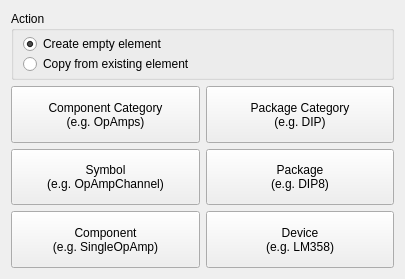
<?xml version="1.0" encoding="UTF-8"?>
<ui version="4.0">
 <class>librepcb::library::editor::NewElementWizardPage_ChooseType</class>
 <widget class="QWizardPage" name="librepcb::library::editor::NewElementWizardPage_ChooseType">
  <property name="geometry">
   <rect>
    <x>0</x>
    <y>0</y>
    <width>405</width>
    <height>279</height>
   </rect>
  </property>
  <property name="windowTitle">
   <string>Choose Element Type</string>
  </property>
  <property name="title">
   <string>Choose Element Type</string>
  </property>
  <property name="subTitle">
   <string>First of all, you need to choose what type of library element you want to create.</string>
  </property>
  <layout class="QGridLayout" name="gridLayout">
   <item row="1" column="0">
    <widget class="QToolButton" name="btnComponentCategory">
     <property name="sizePolicy">
      <sizepolicy hsizetype="MinimumExpanding" vsizetype="MinimumExpanding">
       <horstretch>0</horstretch>
       <verstretch>0</verstretch>
      </sizepolicy>
     </property>
     <property name="toolTip">
      <string>Used to categorize symbols, components and devices</string>
     </property>
     <property name="text">
      <string>Component Category
(e.g. OpAmps)</string>
     </property>
     <property name="icon">
      <iconset>
       <normaloff>:/img/places/folder.png</normaloff>:/img/places/folder.png</iconset>
     </property>
     <property name="iconSize">
      <size>
       <width>48</width>
       <height>48</height>
      </size>
     </property>
     <property name="toolButtonStyle">
      <enum>Qt::ToolButtonTextBesideIcon</enum>
     </property>
    </widget>
   </item>
   <item row="1" column="1">
    <widget class="QToolButton" name="btnPackageCategory">
     <property name="sizePolicy">
      <sizepolicy hsizetype="MinimumExpanding" vsizetype="MinimumExpanding">
       <horstretch>0</horstretch>
       <verstretch>0</verstretch>
      </sizepolicy>
     </property>
     <property name="toolTip">
      <string>Used to categorize packages</string>
     </property>
     <property name="text">
      <string>Package Category
(e.g. DIP)</string>
     </property>
     <property name="icon">
      <iconset>
       <normaloff>:/img/places/folder_green.png</normaloff>:/img/places/folder_green.png</iconset>
     </property>
     <property name="iconSize">
      <size>
       <width>48</width>
       <height>48</height>
      </size>
     </property>
     <property name="toolButtonStyle">
      <enum>Qt::ToolButtonTextBesideIcon</enum>
     </property>
    </widget>
   </item>
   <item row="2" column="0">
    <widget class="QToolButton" name="btnSymbol">
     <property name="sizePolicy">
      <sizepolicy hsizetype="MinimumExpanding" vsizetype="MinimumExpanding">
       <horstretch>0</horstretch>
       <verstretch>0</verstretch>
      </sizepolicy>
     </property>
     <property name="toolTip">
      <string>Contains the graphical elements which are added to schematics</string>
     </property>
     <property name="text">
      <string>Symbol
(e.g. OpAmpChannel)</string>
     </property>
     <property name="icon">
      <iconset>
       <normaloff>:/img/library/symbol.png</normaloff>:/img/library/symbol.png</iconset>
     </property>
     <property name="iconSize">
      <size>
       <width>48</width>
       <height>48</height>
      </size>
     </property>
     <property name="toolButtonStyle">
      <enum>Qt::ToolButtonTextBesideIcon</enum>
     </property>
    </widget>
   </item>
   <item row="2" column="1">
    <widget class="QToolButton" name="btnPackage">
     <property name="sizePolicy">
      <sizepolicy hsizetype="MinimumExpanding" vsizetype="MinimumExpanding">
       <horstretch>0</horstretch>
       <verstretch>0</verstretch>
      </sizepolicy>
     </property>
     <property name="toolTip">
      <string>Contains the footprints and 3D models which are added to boards</string>
     </property>
     <property name="text">
      <string>Package
(e.g. DIP8)</string>
     </property>
     <property name="icon">
      <iconset>
       <normaloff>:/img/library/package.png</normaloff>:/img/library/package.png</iconset>
     </property>
     <property name="iconSize">
      <size>
       <width>48</width>
       <height>48</height>
      </size>
     </property>
     <property name="toolButtonStyle">
      <enum>Qt::ToolButtonTextBesideIcon</enum>
     </property>
    </widget>
   </item>
   <item row="3" column="0">
    <widget class="QToolButton" name="btnComponent">
     <property name="sizePolicy">
      <sizepolicy hsizetype="MinimumExpanding" vsizetype="MinimumExpanding">
       <horstretch>0</horstretch>
       <verstretch>0</verstretch>
      </sizepolicy>
     </property>
     <property name="toolTip">
      <string>Represents the generic parts which are added to schematics</string>
     </property>
     <property name="text">
      <string>Component
(e.g. SingleOpAmp)</string>
     </property>
     <property name="icon">
      <iconset>
       <normaloff>:/img/library/component.png</normaloff>:/img/library/component.png</iconset>
     </property>
     <property name="iconSize">
      <size>
       <width>48</width>
       <height>48</height>
      </size>
     </property>
     <property name="toolButtonStyle">
      <enum>Qt::ToolButtonTextBesideIcon</enum>
     </property>
    </widget>
   </item>
   <item row="3" column="1">
    <widget class="QToolButton" name="btnDevice">
     <property name="sizePolicy">
      <sizepolicy hsizetype="MinimumExpanding" vsizetype="MinimumExpanding">
       <horstretch>0</horstretch>
       <verstretch>0</verstretch>
      </sizepolicy>
     </property>
     <property name="toolTip">
      <string>Represents the concrete parts which are added to boards and are exported to the BOM</string>
     </property>
     <property name="text">
      <string>Device
(e.g. LM358)</string>
     </property>
     <property name="icon">
      <iconset>
       <normaloff>:/img/library/device.png</normaloff>:/img/library/device.png</iconset>
     </property>
     <property name="iconSize">
      <size>
       <width>48</width>
       <height>48</height>
      </size>
     </property>
     <property name="toolButtonStyle">
      <enum>Qt::ToolButtonTextBesideIcon</enum>
     </property>
    </widget>
   </item>
   <item row="0" column="0" colspan="2">
    <widget class="QGroupBox" name="groupBox">
     <property name="title">
      <string>Action</string>
     </property>
     <layout class="QVBoxLayout" name="verticalLayout">
      <property name="spacing">
       <number>0</number>
      </property>
      <property name="topMargin">
       <number>3</number>
      </property>
      <property name="bottomMargin">
       <number>3</number>
      </property>
      <item>
       <widget class="QRadioButton" name="rbtnCreateNewElement">
        <property name="text">
         <string>Create empty element</string>
        </property>
        <property name="checked">
         <bool>true</bool>
        </property>
       </widget>
      </item>
      <item>
       <widget class="QRadioButton" name="rbtnCopyExistingElement">
        <property name="text">
         <string>Copy from existing element</string>
        </property>
       </widget>
      </item>
     </layout>
    </widget>
   </item>
  </layout>
 </widget>
 <resources/>
 <connections/>
</ui>
